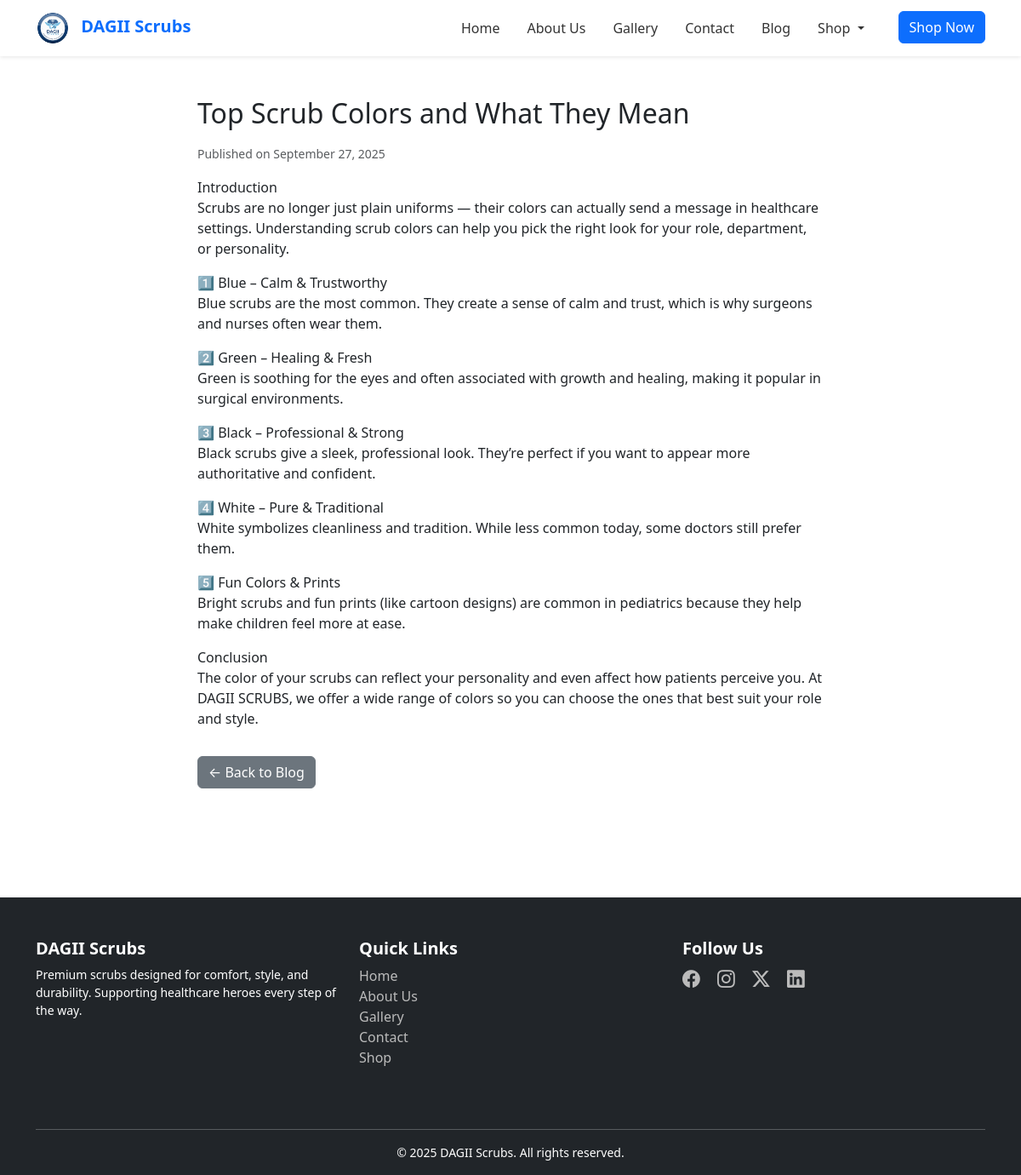
The app's page /blog/top-scrub-colors-and-what-they-mean/ with its own data.
### store/models.py (models this page shows, shortened)
class BlogPost(models.Model):
    title = models.CharField(max_length=200)
    slug = models.SlugField(unique=True, blank=True)
    content = models.TextField()
    image = models.ImageField(upload_to="blog/", blank=True, null=True)
    created_at = models.DateTimeField(auto_now_add=True)

### store/views.py (the view)
# urls.py: path("blog/<slug:slug>/", views.blog_detail, name="blog_detail"),
def blog_detail(request, slug):
    post = get_object_or_404(BlogPost, slug=slug)
    return render(request, "blog_detail.html", {"post": post})

### store/templates/blog_detail.html (shortened to what this page needs)
{% extends "base.html" %}
{% load static %}
{% block content %}
<div class="container py-5">
  <div class="row">
    <div class="col-md-8 offset-md-2">
      <h2 class="mb-3">{{ post.title }}</h2>
      <p><small class="text-muted">Published on {{ post.created_at|date:"F j, Y" }}</small></p>
      <p>{{ post.content|linebreaks }}</p>
      <a href="{% url 'blog_list' %}" class="btn btn-secondary mt-3">← Back to Blog</a>
    </div>
  </div>
</div>
{% endblock %}

### store/static/css/style.css (style rules this page uses)
:root { --color-primary: #009688; --color-secondary: #1E293B; --color-accent: #00BCD4; --color-bg-light: #F9FAFB; --color-bg-dark: #111827; --color-text-dark: #374151; --color-text-light: #FFFFFF; --color-text-muted: #64748B; }
body { font-family: 'Roboto', 'Open Sans', 'Lato', sans-serif; margin: 0; padding: 0; background-color: var(--color-bg-light); color: var(--color-text-dark); line-height: 1.6; background-color: #ffffff; color: #1b242c; }
h1, h2, h3, h4, h5, h6 { font-weight: 700; color: var(--color-secondary); margin-bottom: 0.5em; }
a, button { color: var(--color-primary); text-decoration: none; transition: 0.3s ease; }
.btn { display: inline-block; background-color: var(--color-primary); color: var(--color-text-light); padding: 10px 20px; border-radius: 6px; font-weight: 500; border: none; cursor: pointer; }
section, .row, .text-center { margin-bottom: 2rem; }

### records on screen
BlogPost: title "Top Scrub Colors and What They Mean", created_at "September 27, 2025", content "Introduction Scrubs are no longer just plain uniforms — their colors can actually send a message in healthcare settings. Understanding scrub colors can help you pick the right look for your role, department, or personality. 1️⃣ Blue – Calm & Trustworthy Blue scrubs are the most common. They create a sense of calm and trust, which is why surgeons and nurses often wear them. 2️⃣ Green – Healing & Fresh Green is soothing for the eyes and often associated with growth and healing, making it popular in surgical environments. 3️⃣ Black – Professional & Strong Black scrubs give a sleek, professional look. They’re perfect if you want to appear more authoritative and confident. 4️⃣ White – Pure &…"
